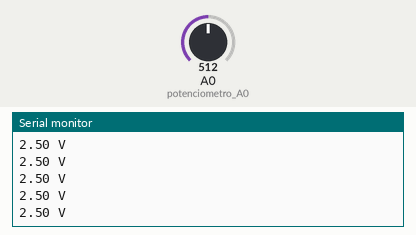
Simulated run of this sketch. Board: Arduino Uno, built with avr-gcc and run on an emulated ATmega328P. Shown: the last lines printed to the serial monitor. Inputs (shaded band) come from the test bench; at power-on: A0 (potenciometro_A0) = 512.

Above: at 1.2 s.
1.3 s: A0 (potenciometro_A0) set to 716
At 1.56 s:
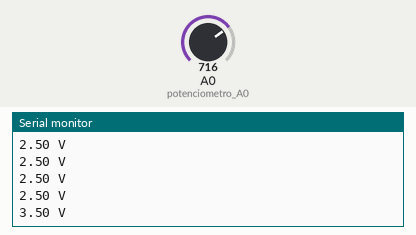
2.8 s: A0 (potenciometro_A0) set to 900
At 2.96 s:
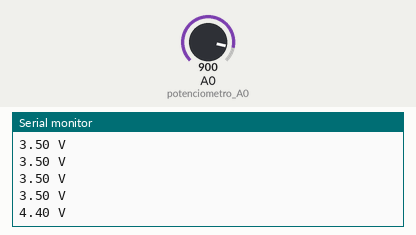
Timing chart, 0 to 5.8 s (numbered marks = the images above; inputs shaded):
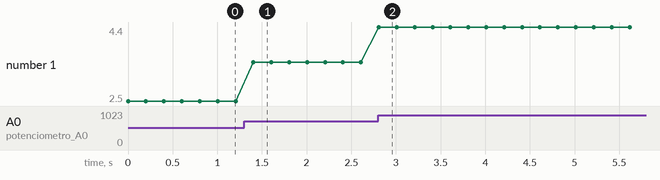

Measured:
- after the input at 1.3 s, the serial monitor: prints a new line after 0.10 s (image 1)
- after the input at 2.8 s, the serial monitor: prints a new line at once (image 2)
- plotted number 1: 2.5 → 3.5 after the input at 1.3 s, 3.5 → 4.4 after the input at 2.8 s

The sketch:

voltimetro.ino
```cpp
/***   Global variables and function definition  ***/
int potenciometro_A0 = A0;


/***   Setup  ***/
void setup() {
    Serial.begin(9600);
    pinMode(potenciometro_A0, INPUT);
}

/***   Loop  ***/
void loop() {
    int ValorPotenciometro = analogRead(A0);
    /*
    ValorPotenciometro entre 0 y 1023
    */
    //int  Voltios = map(ValorPotenciometro, 0, 1023, 0, 500);
    //Serial.println(Voltios/100.0);
    float Voltios=ValorPotenciometro*5.0/1023.0;
    Serial.print(Voltios);
    Serial.println(" V");
    delay(200);
}
```
